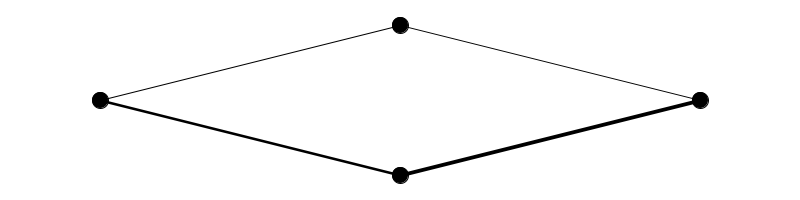
Frame 1 (no input)
Frame 2 (the mouse pressed at the canvas centre, redrawn once): identical to frame 1, image omitted

The Processing sketch that drew this single still picture (run headless with seeded random() and noise(); the mouse was pressed at the canvas centre and the sketch redrawn once):

// Processing sketch: visualized_network
// ── visualized_network.pde
class Connection {
    Neuron a;
    Neuron b;
  
    float weight;

    Connection(Neuron from, Neuron to, float w) {
        weight = w;
        a = from;
        b = to;
    }

    void display() {
        stroke(0);
        strokeWeight(weight * 4);
        line(a.location.x, a.location.y, b.location.x, b.location.y);
    }
}

class Network {
    ArrayList<Neuron> neurons;
    PVector location;

    Network(float x, float y) {
        location = new PVector(x, y);
        neurons = new ArrayList<Neuron>();
    }

    void addNeuron(Neuron n) {
        neurons.add(n);
    }
  
    void connect(Neuron a, Neuron b) {
        Connection c = new Connection(a, b, random(1));
        a.addConnection(c);
    } 

    void display() {
        pushMatrix();
        translate(location.x, location.y);
        for (Neuron n : neurons) {
            n.display();
        }
        popMatrix();
    }
}

class Neuron {
    PVector location;
    ArrayList<Connection> connections;
  
    Neuron(float x, float y) {
        location = new PVector(x, y);
        connections = new ArrayList<Connection>();
    }
  
    void addConnection(Connection c) {
        connections.add(c);
    } 

    void display() {
        stroke(0);
        strokeWeight(1);
        fill(0);
        ellipse(location.x, location.y, 16, 16);
        
        for (Connection c : connections) {
            c.display();
        }
    }
}

Network network;

void setup() {
    size(800, 200); 
    smooth();
  
    network = new Network(width / 2, height / 2);
  
    Neuron a = new Neuron(-300, 0);
    Neuron b = new Neuron(0, 75);
    Neuron c = new Neuron(0, -75);
    Neuron d = new Neuron(300, 0);
  
    network.connect(a, b);
    network.connect(a, c);
    network.connect(b, d);
    network.connect(c, d);

    network.addNeuron(a);
    network.addNeuron(b);
    network.addNeuron(c);
    network.addNeuron(d);
}

void draw() {
    background(255);
    network.display();
    noLoop();
}
